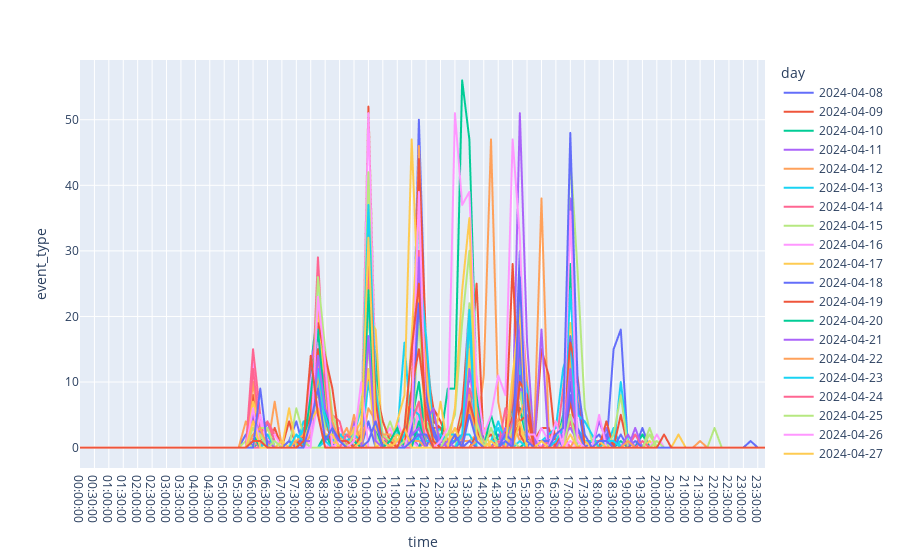

The code cell stored with this chart in its notebook:
### Markdown cell above
### 1.3.1 Compare Days

### Code cell
# Plot daily patterns

data_resampled = resample(data_filterd, "datetime", "15min", "count")
data_resampled = derive_day(data_resampled)
data_resampled = derive_time(data_resampled)

fig = px.line(data_resampled, x="time", y="event_type", color="day")
fig.show()
del data_resampled
